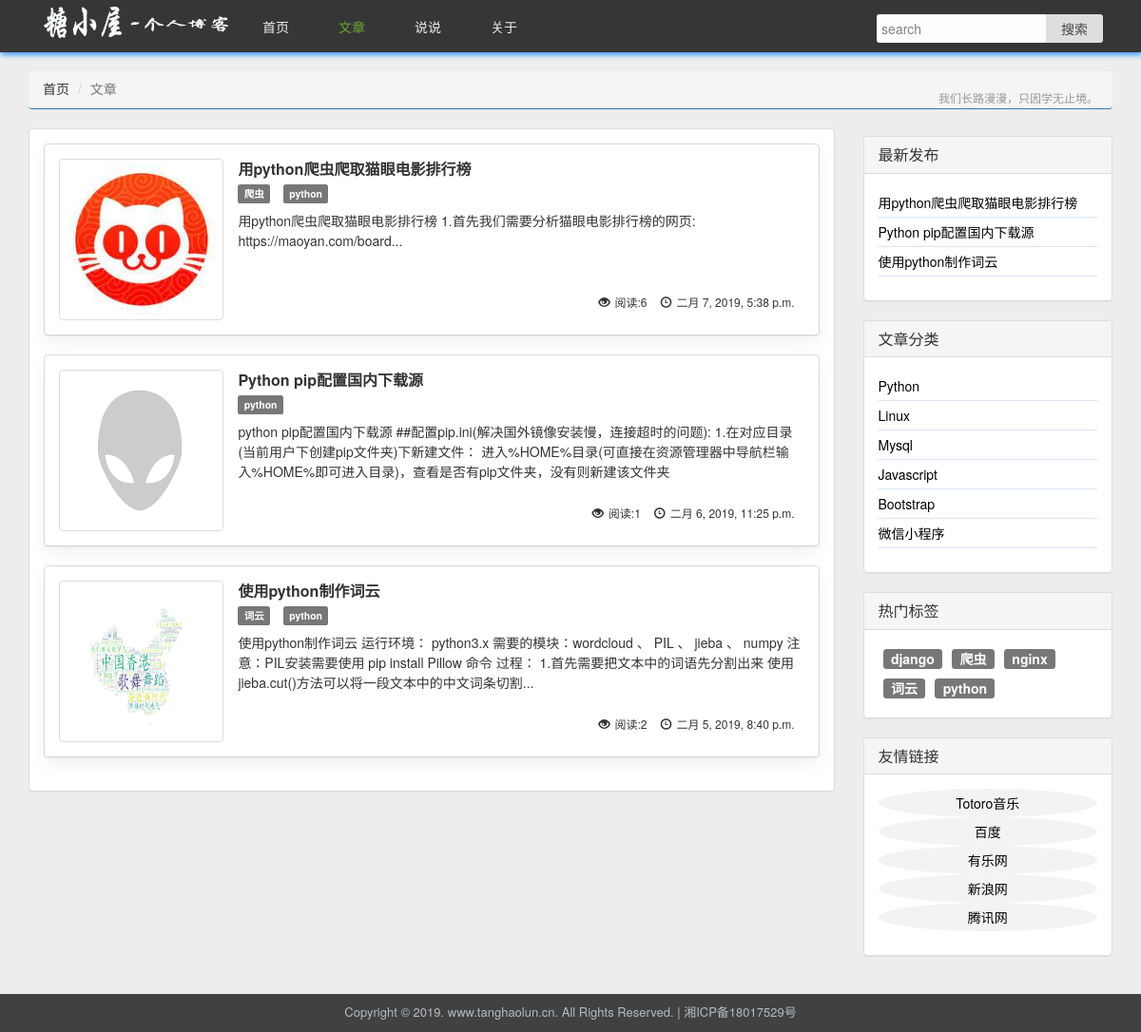
The app's page /article/ with its own data.
### demo/models.py (models this page shows, shortened)
class Article(models.Model):
    title = models.CharField(max_length=128, verbose_name="文章标题")
    abstract = models.CharField(max_length=256, verbose_name="文章摘要", null=True, blank=True)
    cover = models.ImageField(upload_to="./article/%Y/%m%d/", verbose_name="文章封面", null=True, blank=True)
    public_time = models.DateTimeField(auto_now_add=True)  # 创建时间,不会变化
    latest_time = models.DateTimeField(auto_now=True)  # 最后修改时间，修改之后自动更新时间
    content = RichTextUploadingField(verbose_name="文章详情")
    article_class = models.ForeignKey(ArticleClassification, on_delete=models.DO_NOTHING, related_name="ArticleClass",
                                      verbose_name="分类")
    article_tag = models.ManyToManyField(Tag, related_name="ArticleTag", verbose_name="标签", blank=True)
    view_times = models.IntegerField(default=0, verbose_name="浏览次数")
    comments = models.ForeignKey(Comment, on_delete=models.DO_NOTHING, verbose_name="文章评论", related_name="comments",
                                 null=True, blank=True)
    is_recommend = models.BooleanField(default=False, verbose_name="置顶")
    is_object = models.BooleanField(default=False, verbose_name="是否项目")
    class Meta:
        verbose_name = "文章表"
        verbose_name_plural = verbose_name

class Tag(models.Model):
    Tag_name = models.CharField(max_length=128, verbose_name="文章标签")
    def __str__(self):
        return self.Tag_name
    class Meta:
        verbose_name = "文章标签"
        verbose_name_plural = verbose_name

class ArticleClassification(models.Model):
    Class_name = models.CharField(max_length=128, verbose_name="文章分类")
    class Meta:
        verbose_name = "文章分类"
        verbose_name_plural = verbose_name

### demo/views.py (the view, shortened to what this page needs)
# urls.py: url(r'^article/$', views._Article.as_view()),
class _Article(View):
    per_page = 4
    articles = Article.objects.order_by('-public_time')
    classes = ArticleClassification.objects.all()  # 所有分类
    tags = Tag.objects.all()  # 所有文章标签
    paginator = Paginator(articles, per_page)
    article_news = Article.objects.order_by('-public_time')
    page_num = int_page(len(articles),per_page)
    def get(self, request):
        search_articles = self.paginator.page(1)
        kwgs = {
            "page_num": self.page_num,
            "articles": search_articles,
            "article_news": self.articles,
            "classes": self.classes,
            "tags": self.tags
        }
        return render(request, "article.html", kwgs)

### demo/request_context.py (called while the page is built)
def global_data(request):
    current_url = request.path
    return locals()

### templates/article.html (shortened to what this page needs)
{%  extends 'template.html' %}
    {% block static %}
        <link href="../../Blog1/static/plugin/bootstrap/css/bootstrap.min.css" rel="stylesheet">
        <link rel="stylesheet" type="text/css" href="../../Blog1/static/css/common.css"/>
        <link rel="stylesheet" type="text/css" href="../../Blog1/static/css/article.css"/>
        <link rel="stylesheet" href="../../Blog1/static/plugin/jquery.page.css">
    {% endblock %}
    {% block content %}
<div class="w_container">
    <div class="container">
        <div class="row w_main_row">
            <ol class="breadcrumb w_breadcrumb">
                <li><a href="/">首页</a></li>
                <li class="active">文章</li>
                <span class="w_navbar_tip">我们长路漫漫，只因学无止境。</span>
            </ol>
            <div class="col-lg-9 col-md-9 w_main_left">
                <div class="panel panel-default">
                    <div class="panel-body contentList">
                        <div class="search_result">
                        {% for article in articles %}
                            <div class="panel panel-default w_article_item">
                                <div class="panel-body">
                                    <div class="row">
                                        <div class="col-xs-6 col-md-3">
                                            <a href="/article/{{ article.id }}" class="thumbnail w_thumbnail">
                                                <img src="{% if article.cover %}/media/{{ article.cover }}{% else %}../static/img/aticleview.png{% endif %}"
                                                     width="160px" height="160px" alt="...">
                                            </a>
                                        </div>
                                        <h4 class="media-heading">
                                            <a class="title" href="/article/{{ article.id }}">{{ article.title }}</a>
                                        </h4>
                                        <p>
                                            {% if article.article_tag %}
                                                {% for tag in article.article_tag.all %}
                                                    <a class="label label-default" href="/tag/{{ tag.id }}">{{ tag }}</a>
                                                {% endfor %}
                                            {% endif %}
                                        </p>
                                        <p class="w_list_overview overView">
                                            <a href="/article/{{ article.id }}">{% if article.abstract %}{{ article.abstract | truncatewords:30 }}{% endif %}</a>
                                        </p>
                                        <p class="count_r">
                                            <span class="count"><i
                                                    class="glyphicon glyphicon-eye-open"></i>阅读:{{ article.view_times }}</span>
                                            <span class="count"><i
                                                    class="glyphicon glyphicon-time"></i>{{ article.public_time }}</span>
                                        </p>
                                    </div>
                                </div>
                            </div>
                        {% endfor %}
                        </div>
                    </div>
                </div>
            </div>
            <div class="col-lg-3 col-md-3 w_main_right">
                <div class="panel panel-default">
                    <div class="panel-heading">
                        <h3 class="panel-title">最新发布</h3>
                    </div>
                    <div class="panel-body">
                        <ul class="list-unstyled sidebar">
                            {% for article in article_news %}
                                <li>
                                    <a href="/article/{{ article.id }}">{{ article.title }}</a>
                                </li>
                            {% endfor %}
                        </ul>
                    </div>
                </div>
                <div class="panel panel-default">
                    <div class="panel-heading">
                        <h2 class="panel-title">文章分类</h2>
                    </div>
                    <div class="panel-body">
                        <ul class="list-unstyled sidebar">
                            {% for class in classes %}
                            <li>
                                <a href="/class/{{ class.id }}">{{ class.Class_name }}</a>
                            </li>
                            {% endfor %}
                        </ul>
                    </div>
                </div>
                <div class="panel panel-default">
                    <div class="panel-heading">
                        <h3 class="panel-title">热门标签</h3>
                    </div>
                    <div class="panel-body">
                        <div class="labelList">
                            {% for tag in tags %}
                            <a class="label label-default" href="/tag/{{ tag.id }}">{{ tag.Tag_name }}</a>
                            {% endfor %}
                        </div>
                    </div>
                </div>
                <div class="panel panel-default">
                    <div class="panel-heading">
                        <h3 class="panel-title">友情链接</h3>
                    </div>
                    <div class="panel-body">
                        <div class="newContent">
                            <ul class="list-unstyled sidebar shiplink">
                                <li><a href="https://www.tanghaolun.cn:666" target="_blank">Totoro音乐</a></li>
                                <li><a href="https://www.baidu.com" target="_blank">百度</a></li>
                                <li><a href="http://www.ulewo.com/" target="_blank">有乐网</a></li>
                                <li><a href="http://www.sina.com.cn/" target="_blank">新浪网</a></li>
                                <li><a href="http://www.qq.com/" target="_blank">腾讯网</a></li>
                            </ul>
                        </div>
                    </div>
                </div>
            </div>
        </div>
    </div>
</div>
    {% endblock %}

### static/css/common.css (style rules this page uses)
html,body { height: 100%; background: #ededed; }
* { box-sizing: border-box; -moz-box-sizing:border-box; -webkit-box-sizing: border-box; }
a,a:hover { text-decoration: none; color: #333; }
.w_container { min-height: 100%; padding: 55px 0px 40px 0px; }
.w_main_left { margin: 20px 0px; }
.w_main_right { margin: 20px 0px; }
.contentList .title { font-size: 16px; color: #333; font-weight:600; }
.contentList .label { margin-right: 10px; }
.contentList .overView { color: #555; line-height:1.5; color: #5f5f5f; }
.count { margin-right: 10px; font-size:12px; }
.count>i { margin-right: 5px; }
.labelList { padding: 0px; }
.labelList .label { float: left; margin: 5px; font-size: 14px; }
.list-unstyled { padding-left:0px; list-style:none; margin-top:0px; margin-bottom:10px; }
.sidebar li { border-bottom:1px solid #d8e6f8; padding:5px 0px; }
.sidebar li a { font-size:14px; color:#000; }
.shiplink li { background: #F3F3F3; border-radius: 50%; text-align: center; border-bottom: none; }
.contentList .panel-body { box-shadow: 0px 8px 18px rgba(0,0,0,0.06); transition: all .2s ease-out; }
.w_breadcrumb { margin: 20px 15px 0px 15px; height: 40px; border-bottom: #337ab7 1px solid; }
.w_navbar_tip { float: right; color: #999; font-size: 12px; font-weight: normal; line-height: 40px; height: 40px; }

### static/css/article.css (style rules this page uses)
.w_list_overview { margin: 0 15px; }
.w_thumbnail { margin-bottom: 0px; }
.w_article_item .w_thumbnail img { width: 160px; height: 160px; }
.w_article_item .row { position: relative; }
.count_r { position: absolute; right: 0px; bottom: 0px; text-align: right; margin-right: 15px; }
.w_article_item .panel-body { box-shadow: 0px 8px 18px rgba(0,0,0,0.06); transition: all .2s ease-out; }

### records on screen
Article: cover (picture), title "用python爬虫爬取猫眼电影排行榜", abstract "用python爬虫爬取猫眼电影排行榜 1.首先我们需要分析猫眼电影排行榜的网页: https://maoyan.com/board...", view_times "6", public_time "二月 7, 2019, 5:38 p.m."
Tag: Tag_name "爬虫"
Tag: Tag_name "python"
Article: title "Python pip配置国内下载源", abstract "python pip配置国内下载源 ##配置pip.ini(解决国外镜像安装慢，连接超时的问题): 1.在对应目录(当前用户下创建pip文件夹)下新建文件： 进入%HOME%目录(可直接在资源管理器中导航栏输入%HOME%即可进入目录)，查看是否有pip文件夹，没有则新建该文件夹", view_times "1", public_time "二月 6, 2019, 11:25 p.m."
Article: cover (picture), title "使用python制作词云", abstract "使用python制作词云 运行环境： python3.x 需要的模块：wordcloud 、 PIL 、 jieba 、 numpy 注意：PIL安装需要使用 pip install Pillow 命令 过程： 1.首先需要把文本中的词语先分割出来 使用jieba.cut()方法可以将一段文本中的中文词条切割...", view_times "2", public_time "二月 5, 2019, 8:40 p.m."
Tag: Tag_name "词云"
ArticleClassification: Class_name "Python"
ArticleClassification: Class_name "Linux"
ArticleClassification: Class_name "Mysql"
ArticleClassification: Class_name "Javascript"
ArticleClassification: Class_name "Bootstrap"
ArticleClassification: Class_name "微信小程序"
Tag: Tag_name "django"
Tag: Tag_name "nginx"
